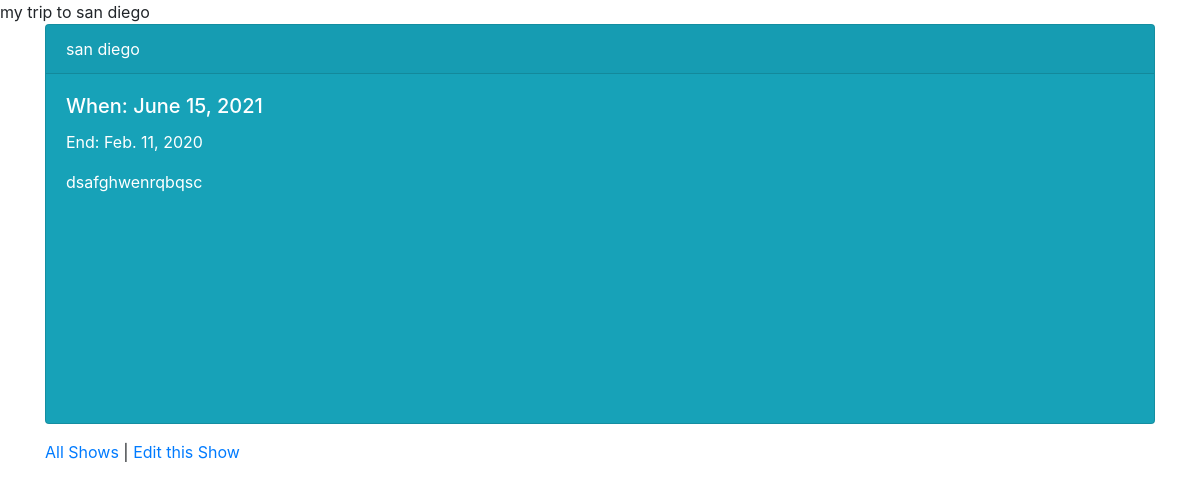
Page /view/3 on the committed database.
### Exam_app/models.py (models this page shows)
class Trip(models.Model):
    destination = models.CharField(max_length = 50)
    start = models.DateField()
    end = models.DateField()
    plan = models.CharField(max_length= 225)
    created_at = models.DateTimeField(auto_now_add=True)
    updated_at = models.DateTimeField(auto_now=True)
    objects = TripManager()

### Exam_app/views.py (the view)
# urls.py: path('view/<int:id>', views.view),
def view(request, id):
    context={
     'trip' : Trip.objects.get(id=id)
    }
    return render (request, 'decrip.html', context)

### Exam_app/templates/decrip.html (shortened to what this page needs)
<!DOCTYPE html>
<html lang="en">
<head>
    <link rel="stylesheet" href="https://stackpath.bootstrapcdn.com/bootstrap/4.4.1/css/bootstrap.min.css">
</head>
<body>
    my trip to {{trip.destination}}
    <div class="container">
        <div class="card text-white bg-info mb-3" style="width: auto; height: 400px;">
            <div class="card-header">{{trip.destination}}</div>
            <div class="card-body">
                <h5 class="card-title">When: {{trip.start}}</h5>
                <p class="card-text">End: {{trip.end}}</p>
                <p>{{trip.plan}}</p>
            </div>
        </div>
        <a href="/success">All Shows</a> | <a href="/editTrip/{{trip.id}}">Edit this Show</a>
    </div>
</body>
</html>

### rows in the picture
Trip: destination "san diego", start "June 15, 2021", end "Feb. 11, 2020", plan "dsafghwenrqbqsc"
